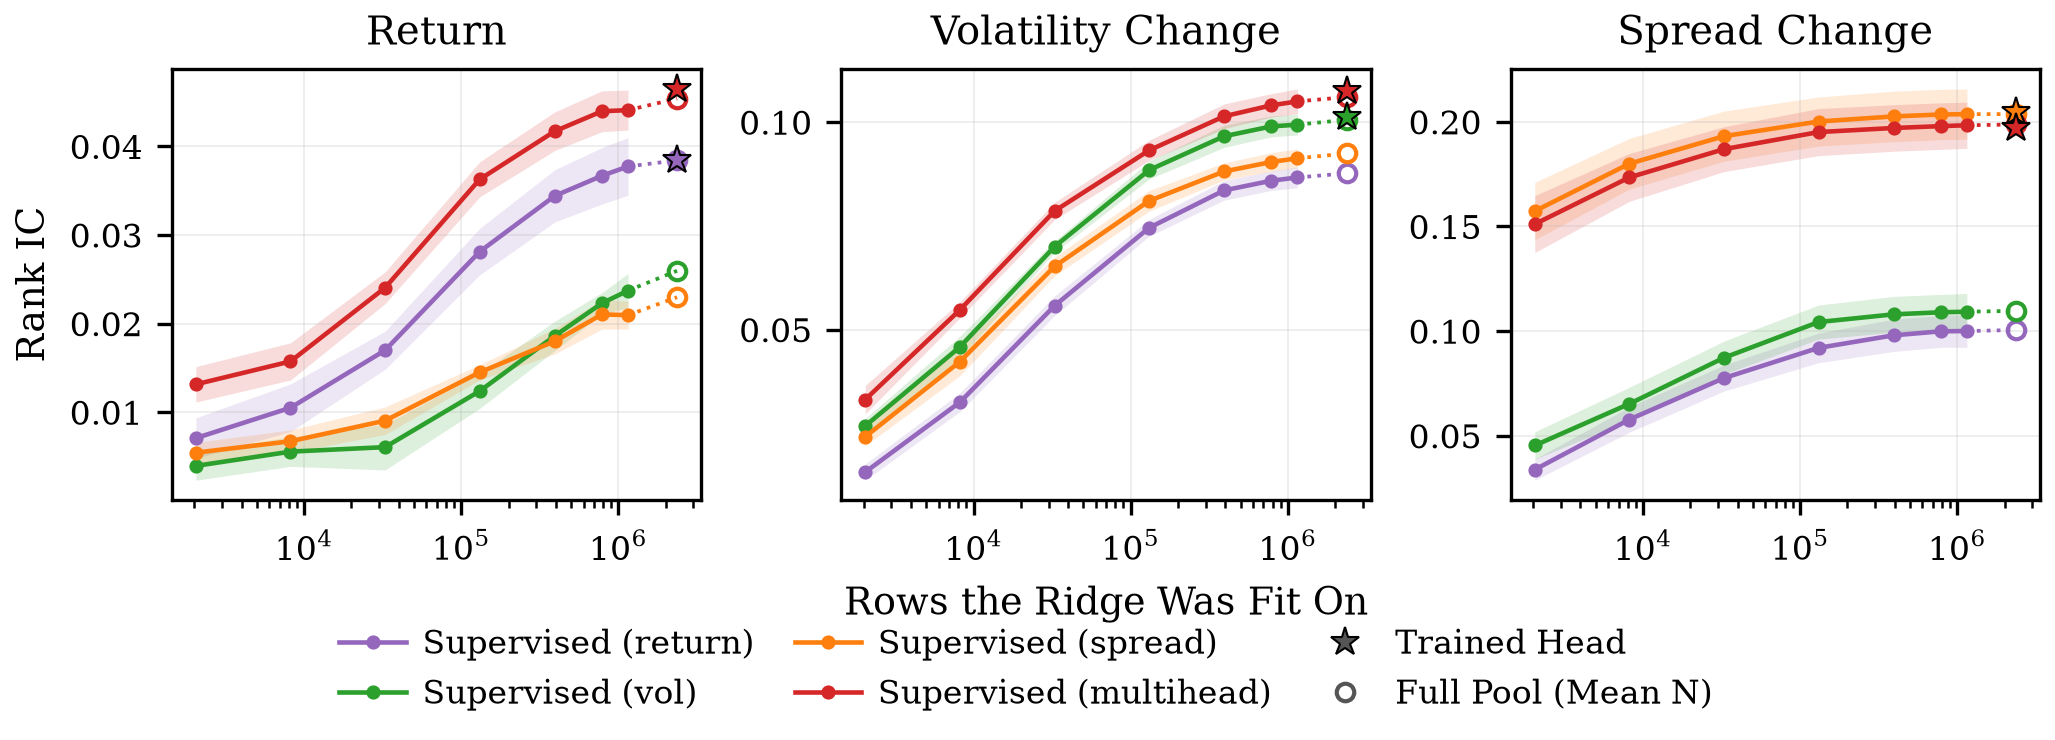

Here is the Python script that generated this plot:
"""The supervised family's rank IC on all three targets, from the probe sweep.

WHY THIS STOPPED BEING A HORIZON FIGURE. The old version drew each specialist
as a line across six forward horizons, read from ``xs_ic/<target>_<h>`` in the
checkpoints' own ``xs_ic.json``. The wave those series now point at
(``SUP_SPAN_COMMIT = 581eb2``, the six-month-span recipe) ran under
``POST_TRAIN_PROBE=0``: its checkpoints carry ``xs_ic/head:return_900`` and
NOTHING ELSE, so the probe lines resolved 31 runs over 0 eval months and the
figure rendered as three lone head stars. The horizon axis is not recoverable
from the probe-breadth sweep either -- ``probe_fit_size.py`` pins
``TASKS = [return_900, volatility_change_900, spread_change_900]``, so every
number in that sweep is the 15-minute horizon by construction.

SO THE X AXIS IS THE FIT POOL, not the horizon. That is the one axis this data
varies along, and it is the same axis probe_fit_breadth.py draws. Restoring
the horizon version means re-scoring the 93 pinned checkpoints (31 months x 3
specialists) with the ridge probe enabled; until then a horizon axis would be
five-sixths empty.

WHAT IT SHOWS THAT probe_fit_breadth DOES NOT. That figure asks whose FEATURES
carry the signal and puts one supervised arm against LeJEPA. This one puts ALL
FOUR supervised arms on ALL THREE panels, so the off-diagonal is visible: what
a trunk trained on spread does for volatility, and whether the multihead pays
for its generality. Those are exactly the off-diagonal cells of
Table~\\ref{tab:probe_fit}, drawn as curves.

NO DRAWN-ON VALUE LABELS. The old figure printed "+0.0274 +/- 0.0033" inside
each panel because a single star had no other way to say what it was. With
four curves per panel the numbers belong in the table, not on the axes.

Furniture follows all_metrics_finance_ic: bands at +/- 1 SE across eval
months, one bottom legend, "Rank IC" on the left panel, one x label under the
middle, no suptitle.

    uv run plots/metrics/all_metrics_supervised_ic.py [--alpha 10]
"""
from __future__ import annotations

import argparse
import sys
from pathlib import Path

import numpy as np
import matplotlib
matplotlib.use("Agg")
import matplotlib.pyplot as plt  # noqa: E402

ROOT = Path(__file__).resolve().parents[2]
sys.path.insert(0, str(ROOT))
sys.path.insert(0, str(ROOT / "plots"))
sys.path.insert(0, str(ROOT / "plots/core"))
from style import (COMPACT_RC_PARAMS, SERIES_STYLES, WIDTH_FULL,  # noqa: E402
                   add_bottom_legend, apply_style, save_figure,
                   set_two_decimal_yticks)
# THE LOADER IS THE BREADTH FIGURE'S, imported rather than copied: "same data
# as probe_fit_breadth" has to mean the same rows, the same alpha filter and
# the same every-month-reached-this-rung rule, or the two figures can disagree
# about a number the table also prints.
from probe_fit_breadth import _series, load_curves, load_head  # noqa: E402

PANELS = [
    ("return_900", "Return"),
    ("volatility_change_900", "Volatility Change"),
    ("spread_change_900", "Spread Change"),
]

# The supervised family, in the table's order. The style key carries the
# paper's color for that arm, so panel, curve and head star cannot drift.
ARMS = [
    ("sup_return_w8", "Supervised (return)", "supervised_return"),
    ("sup_vol_w8", "Supervised (vol)", "supervised_vol"),
    ("sup_spread_w8", "Supervised (spread)", "supervised_spread"),
    ("sup_multi_w8", "Supervised (multihead)", "multihead"),
]

# Which arm trained a head on which target. A specialist has one; the
# multihead has all three off one trunk.
HEAD_ON = {
    "sup_return_w8": {"return_900"},
    "sup_vol_w8": {"volatility_change_900"},
    "sup_spread_w8": {"spread_change_900"},
    "sup_multi_w8": {"return_900", "volatility_change_900",
                     "spread_change_900"},
}

STAR_GRAY = "#555555"   # the legend swatch only; panels use the arm's color


def main() -> int:
    p = argparse.ArgumentParser(description=__doc__)
    p.add_argument("--alpha", type=float, default=10.0)
    p.add_argument("--out", default=str(Path(__file__).resolve().parent
                                        / "all_metrics_supervised_ic.png"))
    a = p.parse_args()

    curves = load_curves(a.alpha)
    head = load_head()

    apply_style(extra=COMPACT_RC_PARAMS)
    fig, axes = plt.subplots(1, 3, figsize=(WIDTH_FULL, WIDTH_FULL * 0.36))

    handles: list = []
    labels: list[str] = []
    any_data = False
    months_seen: set[str] = set()

    for ax, (task, title) in zip(axes, PANELS):
        for key, label, style in ARMS:
            color = SERIES_STYLES[style]["color"]
            got = _series(curves, key, task)
            if got is None:
                continue
            any_data = True
            ns, mu, se, months, tops = got
            months_seen.update(months)

            (ln,) = ax.plot(ns, mu, "-o", color=color, ms=2.4, lw=1.1,
                            zorder=3)
            ax.fill_between(ns, mu - se, mu + se, color=color, alpha=0.16,
                            lw=0)
            if label not in labels:
                handles.append(ln)
                labels.append(label)

            # THE FULL POOL IS ITS OWN POINT, hollow, at the MEAN of the
            # per-month maxima: no single n is common to every month up there,
            # so joining it to the ladder with a solid segment would claim a
            # rung that was never fit. The dotted stub says "same curve,
            # x is an average".
            if tops:
                xs = float(np.mean([t[0] for t in tops]))
                ys = float(np.mean([t[1] for t in tops]))
                ax.plot([ns[-1], xs], [mu[-1], ys], ":", color=color, lw=0.9,
                        zorder=2)
                ax.plot([xs], [ys], "o", mfc="none", mec=color, ms=4.2,
                        mew=1.0, zorder=4)

                # The trained head, where this arm has one on this target.
                # Drawn at the full-pool x so it sits beside the probe value
                # it is the ceiling for.
                if task in HEAD_ON.get(key, ()):
                    hv = head.get((key, task), {})
                    hv = [v for m, v in hv.items() if m in set(months)]
                    if hv:
                        ax.plot([xs], [float(np.mean(hv))], "*", color=color,
                                ms=7.0, mec="black", mew=0.5, zorder=5)

        ax.set_xscale("log")
        ax.set_title(title)
        ax.grid(True, alpha=0.25, lw=0.4)
        set_two_decimal_yticks(ax)

    if not any_data:
        print("no probe-breadth results yet", file=sys.stderr)
        return 1

    axes[0].set_ylabel("Rank IC")
    axes[1].set_xlabel("Rows the Ridge Was Fit On")

    # The star and the hollow full-pool key are neutral in the legend: one
    # swatch cannot be purple, green, orange and red at once, and the panel
    # supplies the color.
    handles.append(plt.Line2D([], [], ls="none", marker="*", color=STAR_GRAY,
                              mec="black", mew=0.5, ms=7.0))
    labels.append("Trained Head")
    handles.append(plt.Line2D([], [], ls="none", marker="o", mfc="none",
                              mec=STAR_GRAY, mew=1.0, ms=4.2))
    labels.append("Full Pool (Mean N)")

    # tight_layout FIRST -- add_bottom_legend reserves the bottom band with
    # subplots_adjust and tight_layout would overwrite it. ncol=3 over 6
    # entries gives the two-row legend all_metrics_finance_ic uses, and
    # add_bottom_legend infers the larger 2-row reserve from that ratio.
    fig.tight_layout()
    add_bottom_legend(fig, handles, labels, ncol=3, columnspacing=1.2,
                      handletextpad=0.5)
    save_figure(fig, Path(a.out))
    print(f"wrote {a.out} ({len(ARMS)} arm(s) over "
          f"{len(months_seen)} month(s), alpha {a.alpha:g})", file=sys.stderr)
    return 0


if __name__ == "__main__":
    raise SystemExit(main())
